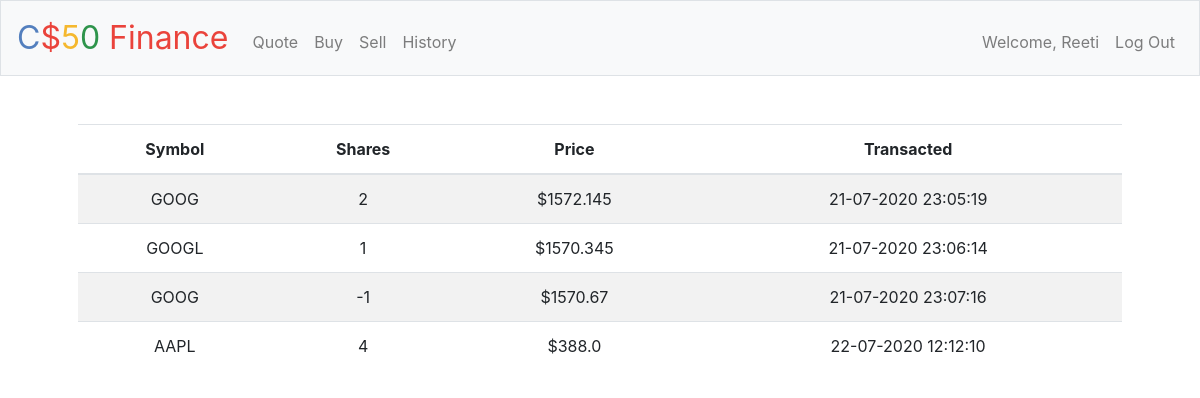
/history (signed in), run on an earlier commit of the app's database.
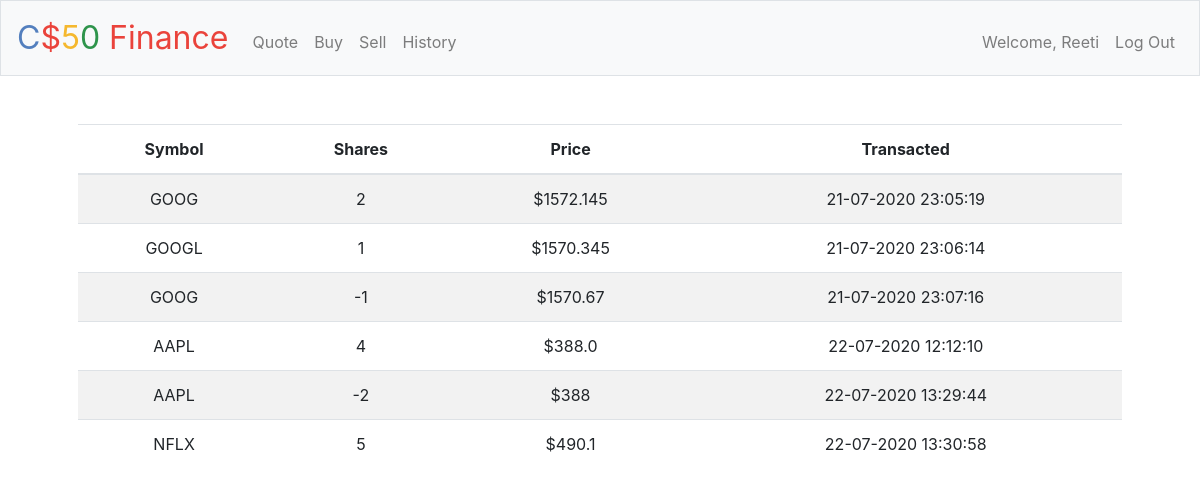
And on a later commit of the database.
### tables this page shows
CREATE TABLE 'history'(
'symbol' VARCHAR(10),
'share' INTEGER,
'price' VARCHAR(10),
'transacted' VARCHAR(20)
, 'username' varchar(255));

### application.py (the view)
@app.route("/history")
@login_required
def history():
    rows= db.execute('''SELECT * FROM history
    WHERE username=%s''',session["user"])
    return render_template("history.html", rows=rows)

### application.py (called while the page is built)
@app.after_request
def after_request(response):
    response.headers["Cache-Control"] = "no-cache, no-store, must-revalidate"
    response.headers["Expires"] = 0
    response.headers["Pragma"] = "no-cache"
    return response

### helpers.py (called while the page is built)
def login_required(f):
    @wraps(f)
    def decorated_function(*args, **kwargs):
        if session.get("user") is None:
            return redirect("/login")
        return f(*args, **kwargs)
    return decorated_function

### templates/history.html (shortened to what this page needs)
{% extends "layout.html" %}
{% block main %}
    <table class="table table-striped">
        <thead>
          <tr>
            <th>Symbol</th>
            <th>Shares</th>
            <th>Price</th>
            <th>Transacted</th>
          </tr>
        </thead>
        <tbody>
            {% for row in rows %}
          <tr>
            <td>
              {% if row["symbol"] is not none %}
                {{ row["symbol"] }}
              {% endif %}
            </td>
            <td>
              {% if row["share"] is not none %}
                {{ row["share"] }}
              {% endif %}
            </td>
            <td>
              {% if row["price"] is not none %}
                {{ row["price"] }}
              {% endif %}
            </td>
            <td>
              {% if row["transacted"] is not none %}
                {{ row["transacted"] }}
              {% endif %}
            </td>
          </tr>
      {% endfor %}
    </tbody>
  </table>
{% endblock %}

### templates/layout.html (shortened to what this page needs)
<!DOCTYPE html>
<html lang="en">
    <head>
        <link href="https://maxcdn.bootstrapcdn.com/bootstrap/4.1.3/css/bootstrap.min.css" rel="stylesheet">
        <link href="/static/styles.css" rel="stylesheet">
    </head>
    <body>
        <nav class="navbar navbar-expand-md navbar-light bg-light border">
            <a class="navbar-brand" href="/"><span class="blue">C</span><span class="red">$</span><span class="yellow">5</span><span class="green">0</span> <span class="red">Finance</span></a>
            <div class="collapse navbar-collapse" id="navbar">
                {% if session.user %}
                    <ul class="navbar-nav mr-auto mt-2">
                        <li class="nav-item"><a class="nav-link" href="/quote">Quote</a></li>
                        <li class="nav-item"><a class="nav-link" href="/buy">Buy</a></li>
                        <li class="nav-item"><a class="nav-link" href="/sell">Sell</a></li>
                        <li class="nav-item"><a class="nav-link" href="/history">History</a></li>
                    </ul>
                    <ul class="navbar-nav ml-auto mt-2">
                        <li class="nav-item"><a class="nav-link" href="#">Welcome, {{ session.user }}</a></li>
                        <li class="nav-item"><a class="nav-link" href="/logout">Log Out</a></li>
                    </ul>
                {% else %}
                    <ul class="navbar-nav ml-auto mt-2">
                        <li class="nav-item"><a class="nav-link" href="/register">Register</a></li>
                        <li class="nav-item"><a class="nav-link" href="/login">Log In</a></li>
                    </ul>
                {% endif %}
            </div>
        </nav>
        <main class="container p-5">
            {% block main %}{% endblock %}
        </main>
    </body>
</html>

### static/styles.css (style rules this page uses)
nav .navbar-brand { font-size: xx-large; }
nav .navbar-brand .blue { color: #537fbe; }
nav .navbar-brand .red { color: #ea433b; }
nav .navbar-brand .yellow { color: #f5b82e; }
nav .navbar-brand .green { color: #2e944b; }
main { overflow-x: auto; text-align: center; }

What changed in the data, as far as the page shows it:
added history: symbol "AAPL", share "-2", price "$388", transacted "22-07-2020 13:29:44"
added history: symbol "NFLX", share "5", price "$490.1", transacted "22-07-2020 13:30:58"
